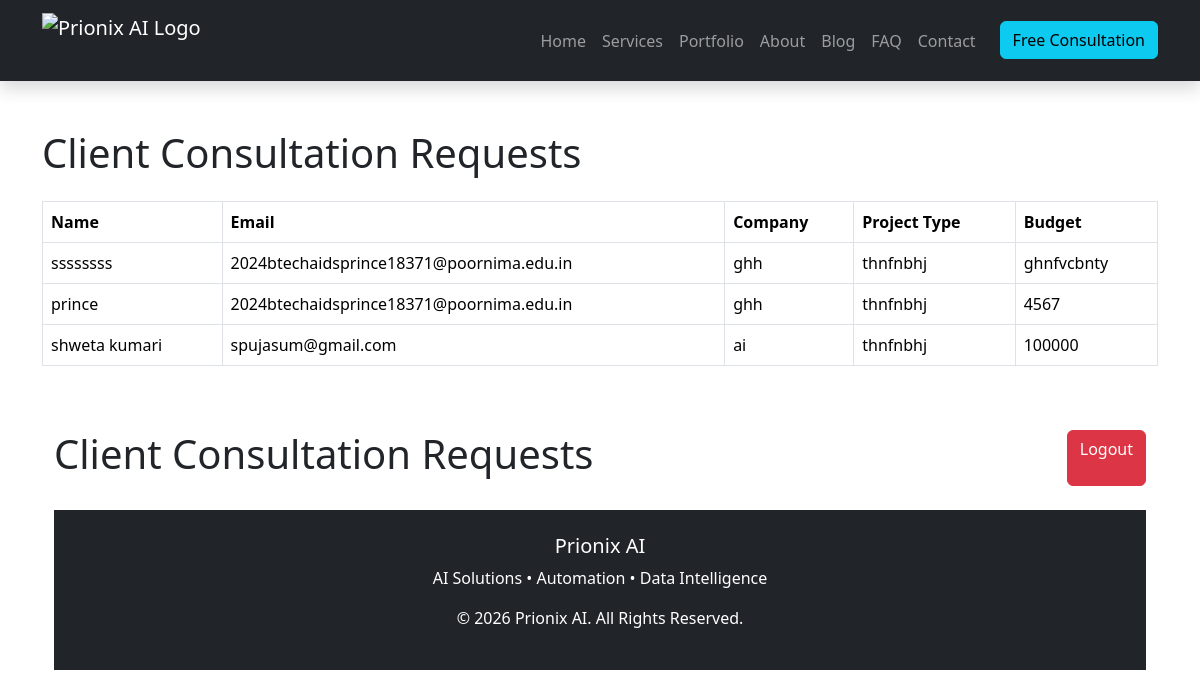
/admin/leads (signed in), run on the app's committed database.
### database/models.py (models this page shows)
class Consultation(db.Model):
    id = db.Column(db.Integer, primary_key=True)
    full_name = db.Column(db.String(100))
    email = db.Column(db.String(120))
    company_name = db.Column(db.String(100))
    project_type = db.Column(db.String(100))
    budget = db.Column(db.String(100))
    deadline = db.Column(db.String(100))
    description = db.Column(db.Text)

### app.py (the view)
@app.route("/admin/leads")
def admin_leads():
    if not session.get("admin"):
        return redirect("/admin/login")
    leads = Consultation.query.all()
    return render_template(
        "pages/admin_leads.html",
        leads=leads
    )

### templates/pages/admin_leads.html (shortened to what this page needs)
{% extends "layout/base.html" %}
{% block content %}
<div class="container py-5">
    <h1 class="mb-4">
        Client Consultation Requests
    </h1>
    <table class="table table-bordered">
        <thead>
            <tr>
                <th>Name</th>
                <th>Email</th>
                <th>Company</th>
                <th>Project Type</th>
                <th>Budget</th>
            </tr>
        </thead>
        <tbody>
            {% for lead in leads %}
            <tr>
                <td>{{ lead.full_name }}</td>
                <td>{{ lead.email }}</td>
                <td>{{ lead.company_name }}</td>
                <td>{{ lead.project_type }}</td>
                <td>{{ lead.budget }}</td>
            </tr>
            {% endfor %}
        </tbody>
    </table>
    <div class="container py-5">
    <div class="d-flex justify-content-between mb-4">
        <h1>Client Consultation Requests</h1>
        <a href="/admin/logout"
           class="btn btn-danger">
            Logout
        </a>
    </div>
</div>
{% endblock %}

### templates/layout/base.html (shortened to what this page needs)
<!DOCTYPE html>
<html lang="en">
<head>
    <link rel="stylesheet"
          href="{{ url_for('static', filename='css/style.css') }}">
    <link rel="stylesheet"
          href="{{ url_for('static', filename='css/darkmode.css') }}">
    <link href="https://cdn.jsdelivr.net/npm/bootstrap@5.3.3/dist/css/bootstrap.min.css"
          rel="stylesheet">
    <link rel="stylesheet"
          href="https://cdnjs.cloudflare.com/ajax/libs/font-awesome/6.5.1/css/all.min.css">
</head>
<body>
{% include 'layout/navbar.html' %}
{% block content %}
{% endblock %}
{% include 'layout/footer.html' %}
</body>
</html>

### templates/layout/navbar.html (shortened to what this page needs)
<nav class="navbar navbar-expand-lg navbar-dark bg-dark sticky-top shadow">
<div class="container">
<a class="navbar-brand d-flex align-items-center"
   href="/">
    <img
        src="{{ url_for('static', filename='images/logo.png') }}"
        alt="Prionix AI Logo"
        class="navbar-logo me-2">
</a>
<div class="collapse navbar-collapse"
     id="menu">
<ul class="navbar-nav ms-auto">
<li class="nav-item">
<a class="nav-link" href="/">Home</a>
</li>
<li class="nav-item">
<a class="nav-link" href="/services">Services</a>
</li>
<li class="nav-item">
<a class="nav-link" href="/portfolio">Portfolio</a>
</li>
<li class="nav-item">
<a class="nav-link" href="/about">About</a>
</li>
<li class="nav-item">
<a class="nav-link" href="/blog">Blog</a>
</li>
<li class="nav-item">
<a class="nav-link" href="/faq">FAQ</a>
</li>
<li class="nav-item">
<a class="nav-link" href="/contact">Contact</a>
</li>
<li class="nav-item ms-3">
<a href="/consultation"
   class="btn btn-info">
   Free Consultation
</a>
</li>
</ul>
</div>
</div>
</nav>

### templates/layout/footer.html
<footer class="bg-dark text-white text-center p-4">
<h5>Prionix AI</h5>
<p>
AI Solutions • Automation • Data Intelligence
</p>
<p>
© 2026 Prionix AI. All Rights Reserved.
</p>
</footer>

### static/css/style.css (style rules this page uses)
.navbar-logo { height:55px; width:auto; transition:0.3s ease; }
.navbar { backdrop-filter:blur(10px); }
.nav-link { font-weight:500; transition:0.3s; }

### data on the page
Consultation: full_name "ssssssss", email "2024btechaidsprince18371@poornima.edu.in", company_name "ghh", project_type "thnfnbhj", budget "ghnfvcbnty"
Consultation: full_name "prince", email "2024btechaidsprince18371@poornima.edu.in", company_name "ghh", project_type "thnfnbhj", budget "4567"
Consultation: full_name "shweta kumari", email "spujasum@gmail.com", company_name "ai", project_type "thnfnbhj", budget "100000"
